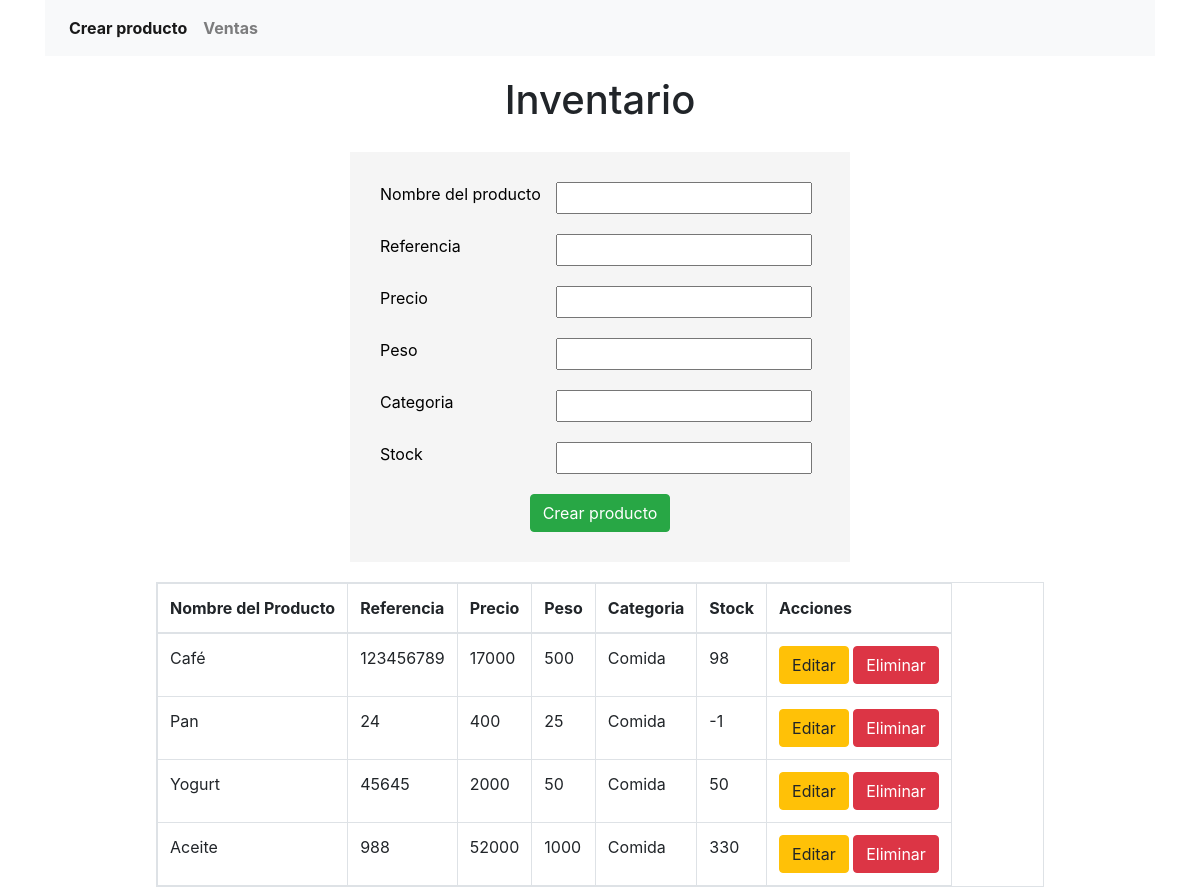
The page / on the database its author committed.
### tables this page shows
CREATE TABLE `products` (
  `id` int NOT NULL AUTO_INCREMENT,
  `nombreProducto` varchar(45) DEFAULT NULL,
  `referencia` int DEFAULT NULL,
  `precio` int DEFAULT NULL,
  `peso` int DEFAULT NULL,
  `categoria` varchar(45) DEFAULT NULL,
  `stock` int DEFAULT NULL,
  `fechaCreacion` date DEFAULT NULL,
  PRIMARY KEY (`id`)
);

### InventoryController.php (called while the page is built, shortened)
<?php
    include("connection.php");
    class Inventory {
        function getProducts() {
            global $conn;
            $sql = "SELECT * FROM products";
            $result = mysqli_query($conn, $sql);
            return $result;
        }
    }
?>

### index.php (the view, shortened to what this page needs)
<?php
    include("InventoryController.php");
    $nameProduct = "";
    $referenceProduct = "";
    $priceProduct = "";
    $weigthProduct = "";
    $categoryProduct = "";
    $stockProduct = "";
?>
<!DOCTYPE html>
<html lang="en">
<head>
    <link rel="stylesheet" href="estilos.css">
    <link rel="stylesheet" href="bootstrap/css/bootstrap.min.css">
</head>
<body>
    <div class="container">
        <nav class="navbar navbar-expand-lg navbar-light bg-light">
            <div class="collapse navbar-collapse" id="navbarNav">
                <ul class="navbar-nav">
                    <li class="nav-item active">
                        <a class="nav-link" href="#"><strong>Crear producto</strong></a>
                    </li>
                    <li class="nav-item">
                        <a class="nav-link" href="sales.php"><strong>Ventas</strong></a>
                    </li>
                </ul>
            </div>
        </nav>
        <div class="container-title">
            <h1>Inventario</h1>
        </div>
        <div class="formkonecta">
            <form method="POST">
                <div class="formkonecta-input">
                    <label for="producto">Nombre del producto</label>
                    <input class="control" type="text" id="producto" name="producto" value="<?php echo $nameProduct ?>" />
                </div>
                <div class="formkonecta-input">
                    <label for="referencia">Referencia</label>
                    <input class="control" type="text" id="referencia" name="referencia" value="<?php echo $referenceProduct ?>" />
                </div>
                <div class="formkonecta-input">
                    <label for="precio">Precio</label>
                    <input  class="control" type="text" id="precio" name="precio" value="<?php echo $priceProduct ?>" />
                </div>
                <div class="formkonecta-input">
                    <label for="peso">Peso</label>
                    <input class="control" type="text" id="peso" name="peso" value="<?php echo $weigthProduct ?>" />
                </div>
                <div class="formkonecta-input">
                    <label for="categoria">Categoria</label>
                    <input class="control" type="text" id="categoria" name="categoria" value="<?php echo $categoryProduct ?>" />
                </div>
                <div class="formkonecta-input">
                    <label for="stock">Stock</label>
                    <input class="control" type="text" id="stock" name="stock" value="<?php echo $stockProduct ?>" />
                </div>
                <div class="formkonecta-button">
                    <?php
                        if(isset($_GET['productId'])) {
                    ?>
                            <button type="submit" class="btn btn-warning">Editar producto</button>
                    <?php
                        } else {
                    ?>
                            <button type="submit" class="btn btn-success">Crear producto</button>
                    <?php
                        }
                    ?>
                </div>
            </form>
        </div>
        <div class="formkonecta-table">
            <table class="table table-responsive table-bordered">
                <thead>
                    <tr>
                        <th scope="col">Nombre del Producto</th>
                        <th scope="col">Referencia</th>
                        <th scope="col">Precio</th>
                        <th scope="col">Peso</th>
                        <th>Categoria</th>
                        <th>Stock</th>
                        <th>Acciones</th>
                    </tr>
                </thead>
                <tbody>
                    <?php
                        $data = new Inventory;
                        $result = $data->getProducts();
                        if($result) {
                            while ($row = mysqli_fetch_assoc($result)) {
                                ?>
                                    <tr>
                                        <td><?php echo $row["nombreProducto"] ?></td>
                                        <td><?php echo $row["referencia"] ?></td>
                                        <td><?php echo $row["precio"] ?></td>
                                        <td><?php echo $row["peso"] ?></td>
                                        <td><?php echo $row["categoria"] ?></td>
                                        <td><?php echo $row["stock"] ?></td>
                                        <td>
                                            <a href="index.php?productId=<?php echo $row["id"] ?>"><button class="btn btn-warning">Editar</button></a>
                                            <a href="index.php?productId=<?php echo $row["id"] ?>&action=delete" onclick="return confirm('¿Está seguro que desea eliminar este producto?')">
                                                <button class="btn btn-danger">Eliminar</button>
                                            </a>
                                        </td>
                                    </tr>
                                <?php
                            }
                        }
                    ?>
                </tbody>
            </table>
        </div>
    </div>
</body>
</html>

### estilos.css (style rules this page uses)
.container-title { width: 100%; display: flex; justify-content: center; margin-top: 20px; }
.formkonecta { width:500px; padding:30px; background-color: whitesmoke; margin: auto; margin-top: 20px; border: radius 4px; color: black; }
.formkonecta-input { width: 100%; display:flex; margin-bottom: 20px; }
.formkonecta-input label { width: 40%; }
.formkonecta-button { width: 100%; display: flex; justify-content: center; }
.formkonecta-table { width: 100%; margin-top: 20px; }
.formkonecta-table table { width: 80%; margin: auto; }

### rows shown on the page
products: nombreProducto "Café", referencia "123456789", precio "17000", peso "500", categoria "Comida", stock "98"
products: nombreProducto "Pan", referencia "24", precio "400", peso "25", categoria "Comida", stock "-1"
products: nombreProducto "Yogurt", referencia "45645", precio "2000", peso "50", categoria "Comida", stock "50"
products: nombreProducto "Aceite", referencia "988", precio "52000", peso "1000", categoria "Comida", stock "330"
